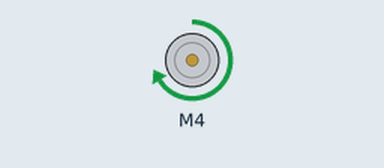
Bench run of a sketch on a simulated Arduino Uno, built with avr-gcc and run on an emulated ATmega328P. Parts: DC motor (green arrow = forward, orange = backward, longer = faster). What the sketch prints to the serial monitor is not drawn.

Above: at 2.5 s.
At 9.5 s:
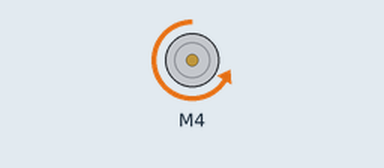
At 14.5 s:
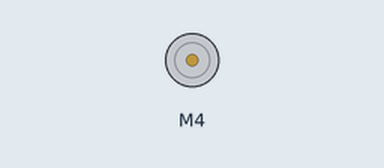
Timing chart, 0 to 19.5 s (numbered marks = the images above):
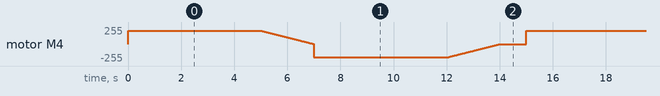

The sketch:

MotorTest.ino
```cpp
// (licence header left out)
#include <AFMotor.h>

AF_DCMotor motor(4);

void setup() {
  Serial.begin(9600);           // set up Serial library at 9600 bps
  Serial.println("Motor test!");

  // turn on motor
  motor.setSpeed(200);

  motor.run(RELEASE);
}

void loop() {
  uint8_t i;

  Serial.print("tick");

  motor.run(FORWARD);
  //for (i=0; i<255; i++) {
    motor.setSpeed(200);
    delay(5000);
 //}

  for (i=200; i!=0; i--) {
    motor.setSpeed(i);
    delay(10);
 }

  Serial.print("tock");

  motor.run(BACKWARD);
 // for (i=0; i<255; i++) {
    motor.setSpeed(200);
    delay(5000);
// }

  for (i=200; i!=0; i--) {
    motor.setSpeed(i);
    delay(10);
 }


  Serial.print("tech");
  motor.run(RELEASE);
  delay(1000);
}
```
